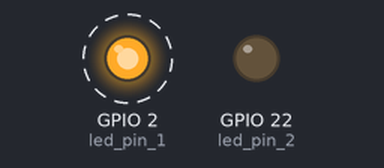
The sketch below on a simulated ESP32. On the bench: output pins drawn as LEDs (lit = HIGH). Dashed ring = blinking.

Above: at 0.4 s.
Timing chart, 0 to 3.7 s (numbered marks = the images above):
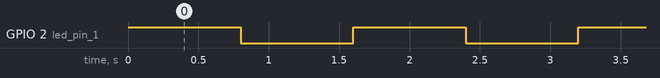

Measured:
- by itself, GPIO 2 (led_pin_1): alternates HIGH for 0.80 s and LOW for 0.80 s

The sketch:

alternate_leds.ino
```cpp
# include <freertos/FreeRTOS.h>
# include <freertos/task.h>

// LED invervalos de piscada
static const int rate_1 = 800;  // ms
static const int rate_2 = 800;  // ms

// Pins
static const int led_pin_1 = 2;
static const int led_pin_2 = 22;

static SemaphoreHandle_t mutex; //semáforo

// t1: piscar led com rate_1
void toggleLED_1(void *parameter) {
  while(1) {
    xSemaphoreTake(mutex, portMAX_DELAY);
    digitalWrite(led_pin_1, HIGH);
    vTaskDelay(rate_1 / portTICK_PERIOD_MS);
    digitalWrite(led_pin_1, LOW);
    vTaskDelay(rate_1 / portTICK_PERIOD_MS);
    xSemaphoreGive(mutex);
  }

}

// t2: piscar led com rate_2
void toggleLED_2(void *parameter) {
  while(1) {
    xSemaphoreTake(mutex, portMAX_DELAY);
    digitalWrite(led_pin_2, HIGH);
    vTaskDelay(rate_2 / portTICK_PERIOD_MS);
    digitalWrite(led_pin_2, LOW);
    vTaskDelay(rate_2 / portTICK_PERIOD_MS);
    xSemaphoreGive(mutex);
  }
}

void setup() {

  // Configura pin
  pinMode(led_pin_1, OUTPUT);
  pinMode(led_pin_2, OUTPUT);

  mutex = xSemaphoreCreateMutex();

  // Tarefas em loop infinito
  xTaskCreatePinnedToCore(  // Use xTaskCreate() in vanilla FreeRTOS
              toggleLED_1,  // função a ser chamada
              "Toggle 1",   // nome da task
              1024,         // tamanho em bytes
              NULL,         // parâmetros a passar a função
              1,            // Prioridade (0 a configMAX_PRIORITIES - 1)
              NULL,         // handle da task
              1);     // núcleo: 0 (pro) 1 (app)

  // Tarefas em loop infinito
  xTaskCreatePinnedToCore(
              toggleLED_2,
              "Toggle 2",
              1024,
              NULL,
              1,
              NULL,
              1);

  // If this was vanilla FreeRTOS, you'd want to call vTaskStartScheduler() in
  // main after setting up your tasks.
}

void loop() {
  // Diferente da abordagem super loop, com RTOS loop() não precisa fazer nada. Mas pode-se colocar algum vtaskdelay para que tarefas de menor prioridade acessem
  // setup() e loop() rodam suas tarefas com prioridade 1 no núcleo 1 no esp32
  vTaskDelay(1000 / portTICK_PERIOD_MS); // coloca task em blocked
}
```
